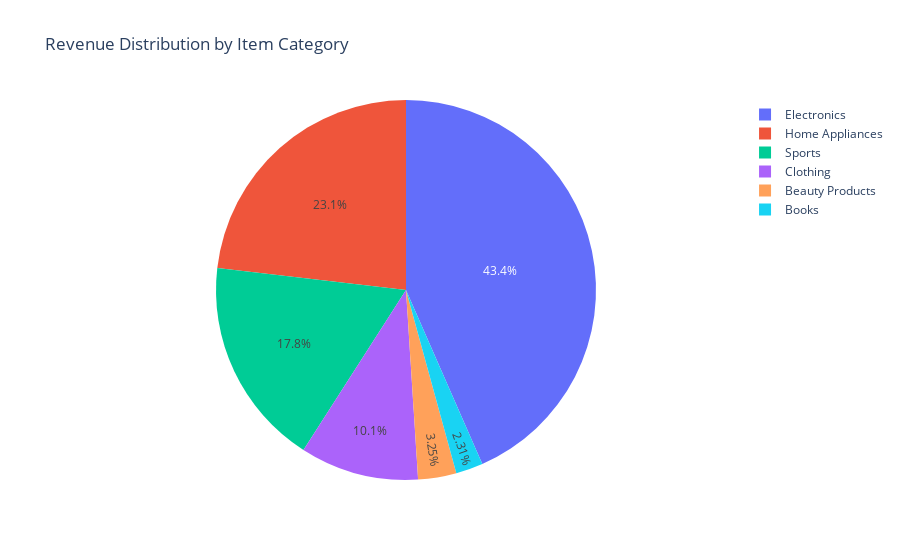

Notebook cell for this chart:
### Code cell
# plot pie chart total revenue by category
fig = px.pie(total_revenue_category, values=total_revenue_category.values, 
             names=total_revenue_category.index, title='Revenue Distribution by Item Category')
fig.show()

### Figure 1 — Plotly figure (JSON) as saved in the notebook; plotly's stock layout.template omitted (floating-point values rounded to 4 significant figures)
{"data": [{"domain": {"x": [0, 1], "y": [0, 1]}, "hovertemplate": "Product Category=%{label}<br>value=%{value}<extra></extra>", "labels": ["Electronics", "Home Appliances", "Sports", "Clothing", "Beauty Products", "Books"], "legendgroup": "", "name": "", "showlegend": true, "type": "pie", "values": [34980.0, 18650.0, 14330.0, 8129.0, 2622.0, 1862.0]}], "layout": {"legend": {"tracegroupgap": 0}, "title": {"text": "Revenue Distribution by Item Category"}}}
